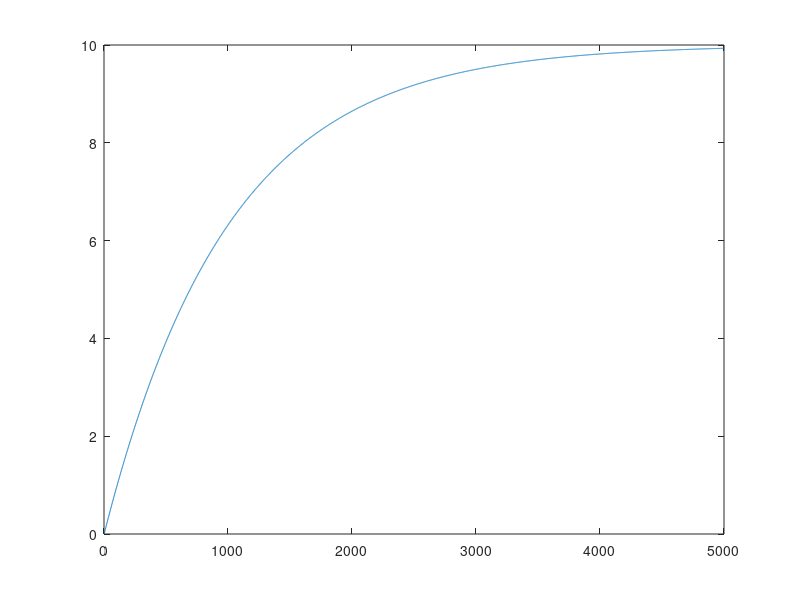

Here is the MATLAB script that generated this plot:
Tmax=5000;dt=0.01;
p=1;k=0.1;
E=zeros(1,Tmax);
for T=1:Tmax-1                      %Increment T from 1 to Tmax-1
    E(1,T+1)=(p-k*E(1,T))*dt+E(1,T);%Calculate E according to the Euler method. Or, E(T+1)=(p-k*E(T))*dt+E(T); 
end
plot(1:Tmax,E(1,:));                %Or, plot(1:Tmax, E); 